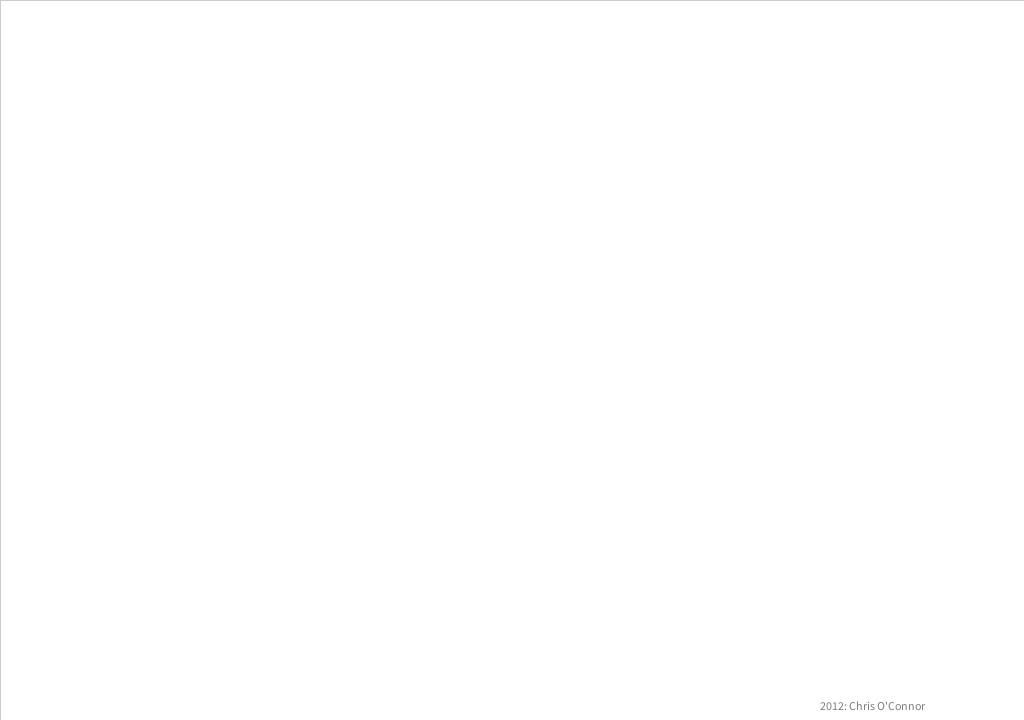
Frame 1 (no input)
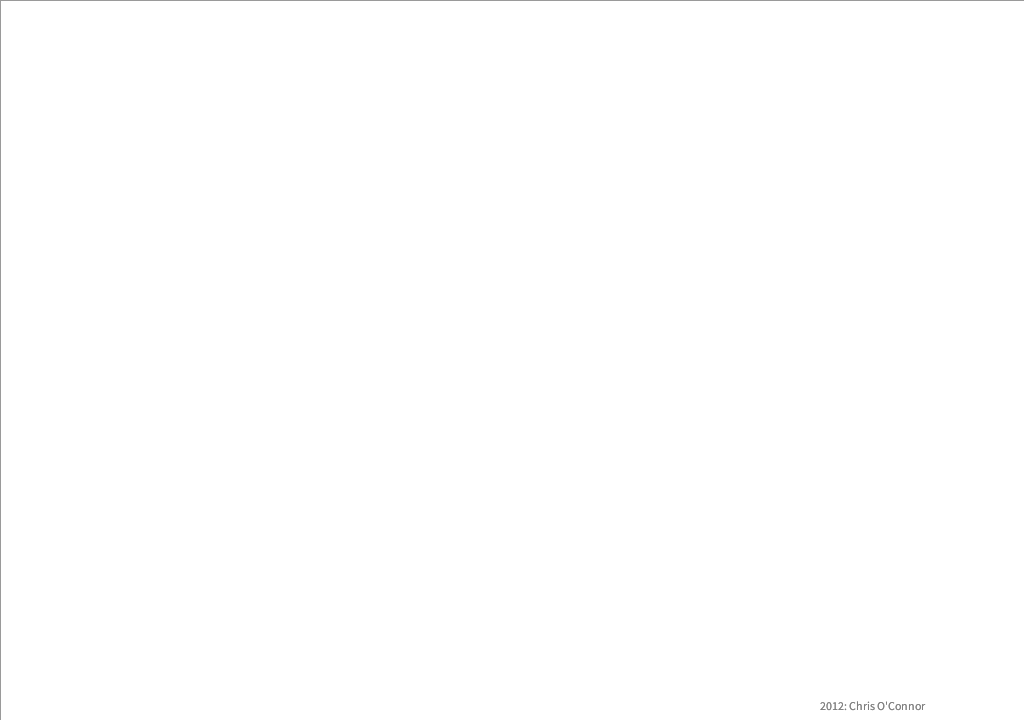
Frame 60 (the mouse pressed at the canvas centre just before this capture)
Frame 120 (the mouse held since frame 60 and released just before this capture): identical to frame 60, image omitted

The Processing sketch that drew these frames (run headless with seeded random() and noise(); from frame 60 on, the mouse is pressed at the canvas centre):

// Processing sketch: processing_86848
// ── processing_86848.pde

Dial[] dials = new Dial[20];
int num = 0;
int maxnum = 0;
int LMX = 0;
int LMY = 0;

void setup(){
  size(1024, 720);
  background(255);
  smooth();
  strokeWeight(0.2);
}

void draw(){

  
  fill(255, 98);
  rect(0, 0, width, height);
  PVector temp = new PVector(mouseX, mouseY);
  //noStroke();
  
  float Tdiam = abs(((mouseX - LMX) + (mouseY - LMY) / 2));
  LMX = mouseX;
  LMY = mouseY;
  
  if((mousePressed)&&(mouseButton ==LEFT)){
    dials[num] = new Dial(temp, Tdiam, 0, 0, random(4));
    num +=1;
    num %= 20;
    maxnum +=1;
    if(maxnum>20){
      maxnum = 20;
    }
  }

  for (int i = 0; i< maxnum; i++){
    i %= 20;
    dials[i].display();
  }
  fill(125);
  text("2012: Chris O'Connor", 820, 710);
  
}

class Dial{
  
  PVector pos;
  float diam;
  int init = 0;
  float val;
  float speed;
  
  Dial(PVector _pos, float _diam, int _init, float _val, float _speed){
    
    pos = _pos;
    diam = _diam;
    init = _init;
    val = _val;
    speed = _speed;
  }
  
  
  void display(){
  

  
  if (init ==0){
    
    val += 0.5;
    noFill();
    stroke(20);
    strokeWeight(0.1);
    
    arc(pos.x, pos.y, diam, diam, 0, (val * PI/2));
    arc(pos.x, pos.y, diam-10, diam-10, 0, (val * PI/2));  
    if(val > (PI*2)){
      init = 1;
    }
    pos.y += speed;
    
  }  else{
      float shake = random(100);
      shake = (shake-50)*0.005;
      pos.x += shake;
      shake = random(100);
      shake = (shake-50)*0.005;
      pos.y += shake;
      pos.y += speed;
      speed += 0.3;
      
      noStroke();
      fill((diam*2.55), 80);
      arc(pos.x, pos.y, diam, diam, 0, PI*2); 
      fill((diam*1.27), 80);
      arc(pos.x, pos.y, diam-10, diam-10, 0, PI*2);  
      
  }
  } 
    
}
